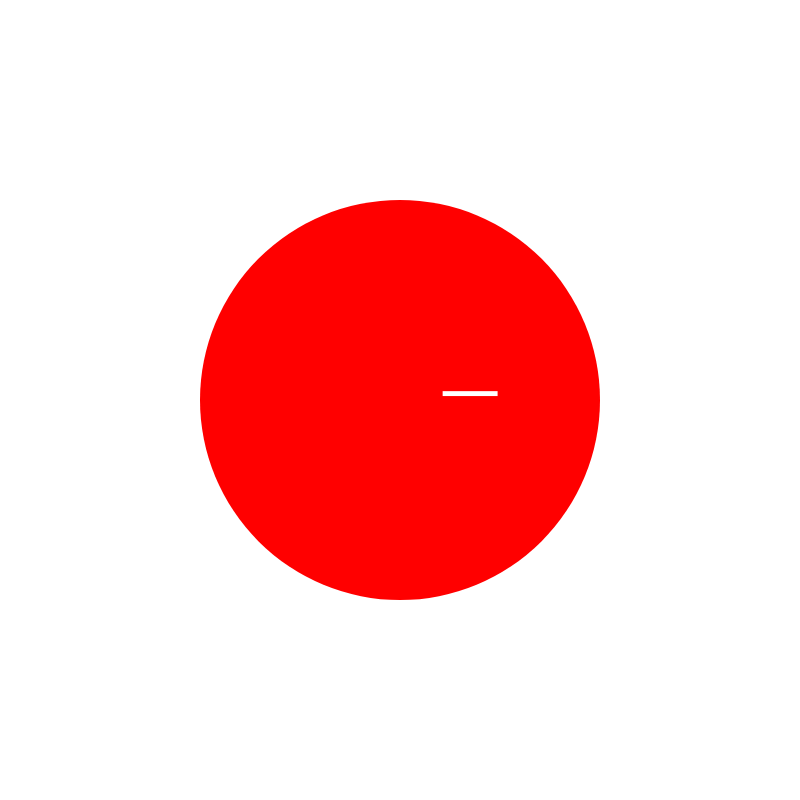
Frame 1 (no input)
Frame 60 (no input): identical to frame 1, image omitted
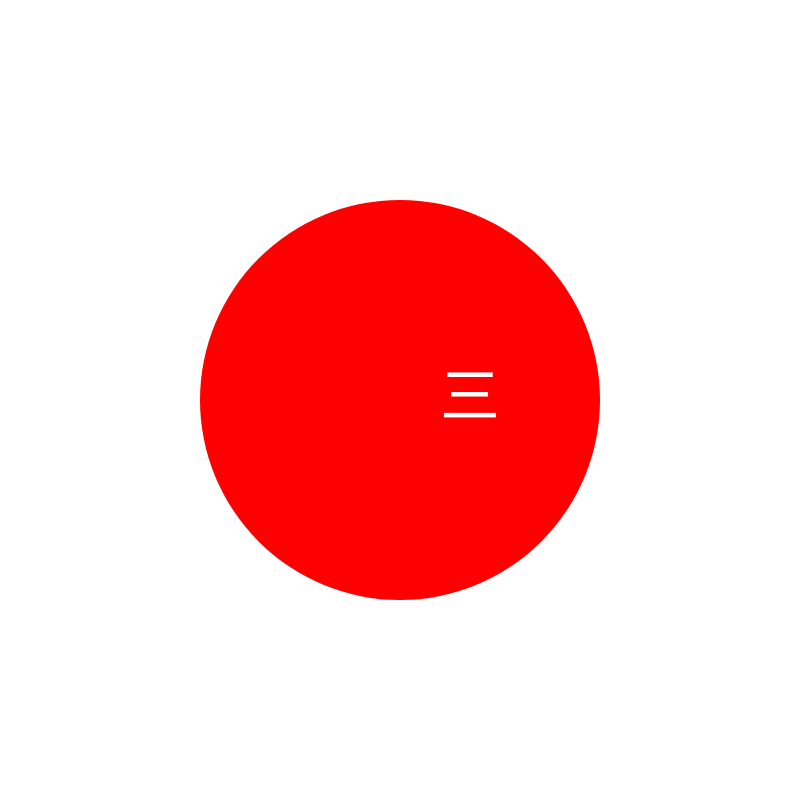
Frame 120 (the mouse pressed at the canvas centre since frame 60)

The p5.js sketch that drew these frames (run headless with seeded random() and noise() and a simulated clock; from frame 60 on, the mouse is pressed at the canvas centre):

// p5.js sketch
// ── sketch.js
let ms = ["一","二","三","四","五","六","七","八","九",""];
let seconds, milliseconds, millisecondsPerSecond;

let w = 800;
let h = 800;
let centerx;
let centery;
let puffer = 70;

function setup() {
  createCanvas(w, h);
  textAlign(CENTER, CENTER);
  centerx = width/2;
  centery = height/2;
}

function draw() {

  milliseconds = int(millis() % 60000);
  seconds = int(milliseconds / 1000);

  background(255);
  fill(255, 0, 0);
  noStroke();
  circle(centerx, centery, 400);
  fill(255);
  textSize(60);
  if (seconds < 19) {
     text("", centerx - puffer, centery);
  } else if (seconds < 29) {
    text("二", centerx - puffer, centery);
  } else if (seconds < 39) {
    text("三", centerx - puffer, centery);
  } else if (seconds < 49) {
    text("四", centerx - puffer, centery);
  } else if (seconds < 59) {
    text("五", centerx - puffer, centery);
  } else if (seconds == 60) {
    text("", centerx - puffer, centery);
    milliseconds -=int(millis() % 60000);
  }
    
  if(seconds > 8 && seconds < 59) {
    text("十", centerx, centery);
  }
  text(ms[seconds%10], centerx + puffer, centery);
}
